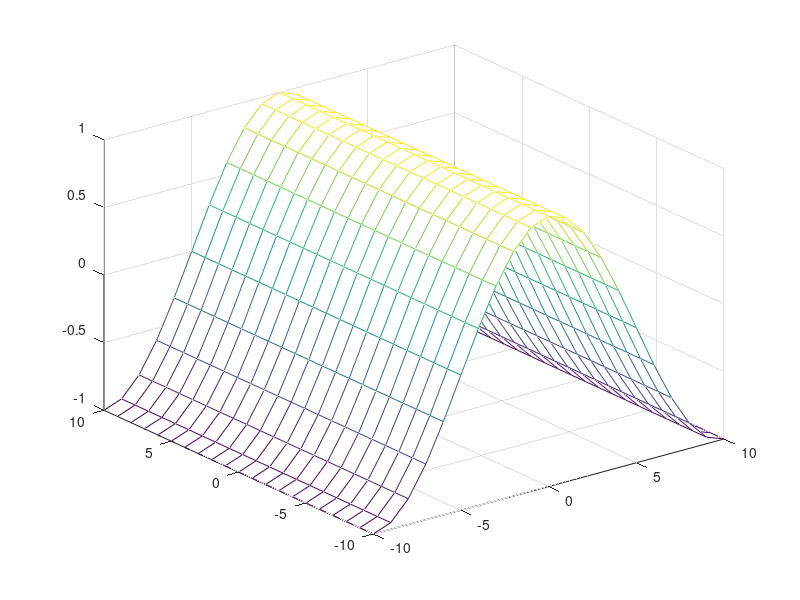
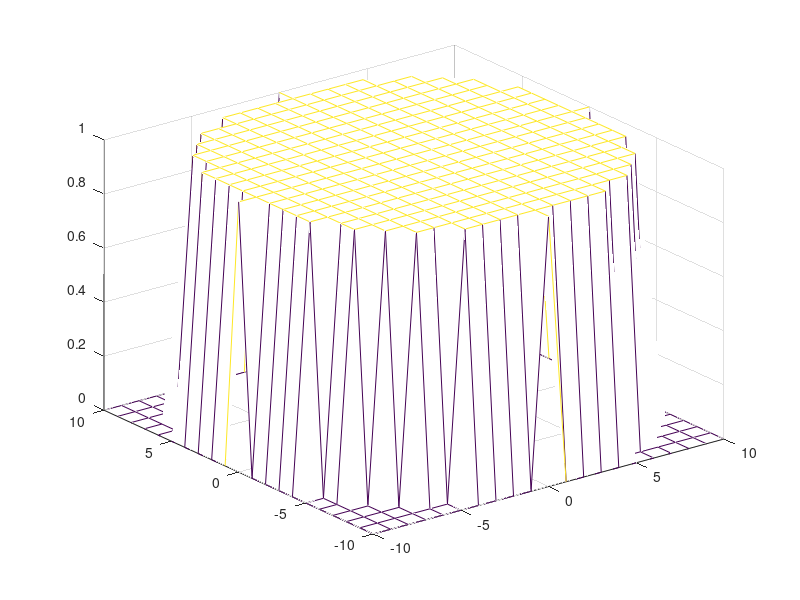

MATLAB code for these plots, in order: (Note: this script raises an error after producing the figures.)
wid = 10; %width of the filter along y-axis
c = 1; % ratio of the widths along x-axis / y-axis
k = 1; % width coefficent
freq_adj = 1; % this parameter used for frequency adjustment
Wx = k*wid;
Wy = k*c*wid;
[x,y] = meshgrid((-Wx:Wx), (-Wy:Wy));

%% cos filter
filt0 = cos(x*pi/(Wx/freq_adj)); %Realize that frequency of the filter is 
                                %adjusted by the division (Wx/freq_adj).
                                %Play with these parameters to fully grasp
                                %th concept.
filt0 = filt0 ./ max(max(filt0)); % normalize the filter
figure,mesh(x,y,filt0); % 3D plot
%% disk filter
Disk = x.^2 + y.^2 <= Wx^2;
filt1 = im2double(Disk);
figure,mesh(x,y,filt1);
%% ideal filter
ideal = [-1*ones(1,(wid+1)/2) ones(1,wid+1) -1*ones(1,(wid+1)/2)]; 
filt2= ones(length(y),1)*ideal;

figure,mesh(x,y,filt2);
%% tangent filter
filt3 = tan(x*pi/(Wx/freq_adj));
filt3 = filt3 ./ max(max(filt3));
figure,mesh(x,y,filt3);
%% gaussian filter
t = x;%*pi/Wx;
sigma_x = wid;
mu = 0;
filt4 = (1/(sigma_x*sqrt(2*pi))) *exp(-(((x+mu).^2)/(2*(sigma_x^2))) );
filt4 = filt4/max(filt4(:));
figure,mesh(x,y,filt4);